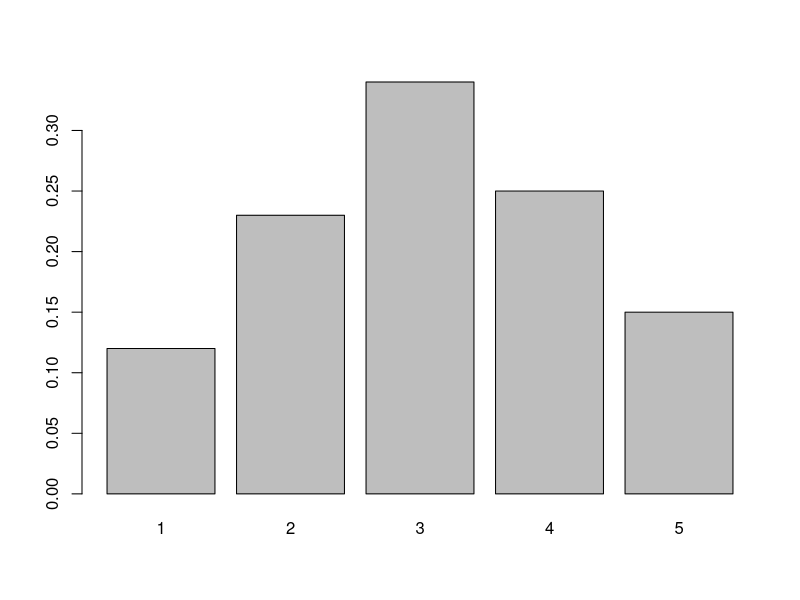

Write R code to recreate this figure.
## ---- chunk 1
knitr::opts_chunk$set(echo = TRUE)
## ---- chunk 2
# Use c() to define the following:
X <-  c(1, 2, 3, 4, 5)
prob <- c(0.12, 0.23, 0.34, 0.25, 0.15)
## ---- chunk 3
a <- c(1,2,3)
b <- c(4,5,6)

# multiplying `a` and `b` results in "position-wise" multiplication:
a*b

# squaring `a` results in squaring each value of `a`:
a^2

# applying `sum()` to `a` adds up the values of `a`:
sum(a)

# applying `sqrt()` to `sum(a)` adds up the values of `a` and determines the square root:
sqrt(sum(a))
## ---- chunk 4
expect <- sum(X * prob)
vari <- sum((X^2) * prob) - expect^2
stand <- sqrt(vari)
## ---- chunk 5
# barplot has a names.arg option for labeling purposes.
barplot(prob,names.arg = X)
## ---- chunk 6
# (a) NOTE: In R, `c(3,4,5,6,7,8)` and `3:8` will produce the same result. 
#           `a:b` can be used to produce integers from `a` to `b`.
X1 <- 0:5
# (b)
prob_b <- dbinom(X1, size = 5, prob = 0.5)
# (c)
prob_3 <- 1 - pbinom(3, size = 5, prob = 0.5)
# (d)
sim_disc <- rbinom(1000, size = 5, prob = 0.5)
# (e)
mean(sim_disc)
## ---- chunk 7
hyper_prob <- phyper(1, m = 1000, n = 9000, k = 10)
## ---- chunk 8
# (a) 
prob_60_64 <- pnorm(64, mean = 64.5, sd = 2.5) - pnorm(60, mean = 64.5, sd = 2.5)
# (b)
prob_67 <- 1 - pnorm(67, mean = 64.5, sd = 2.5)
# (c)
p_90 <- qnorm(0.9, mean = 64.5, sd = 2.5)
# (d)
sim_cts <- rnorm(1000, mean = 64.5, sd = 2.5)
# (e)
mean(sim_cts)

